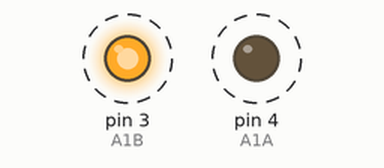
Simulated run of this sketch. Board: Arduino Uno, built with avr-gcc and run on an emulated ATmega328P. Parts: output pins drawn as LEDs (lit = HIGH). Dashed ring = blinking.

Above: at 0.5 s.
Timing chart, 0 to 4.6 s (numbered marks = the images above):
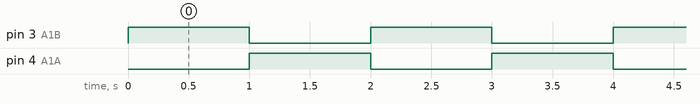

The sketch:

DC_Motor.ino
```cpp
const int A1B = 3;
const int A1A = 4;

void setup() {
  pinMode(A1A, OUTPUT);
  pinMode(A1B, OUTPUT);
}

void loop() {
//  Clockwise -> to right
  digitalWrite(A1A, LOW);
  digitalWrite(A1B, HIGH);
  delay(1000);

//  counter Clockwise -> to left
  digitalWrite(A1A, HIGH);
  digitalWrite(A1B, LOW);
  delay(1000);
}
```

Measured:
- by itself, pin 3 (A1B), pin 4 (A1A): alternates HIGH for 1.0 s and LOW for 1.0 s
